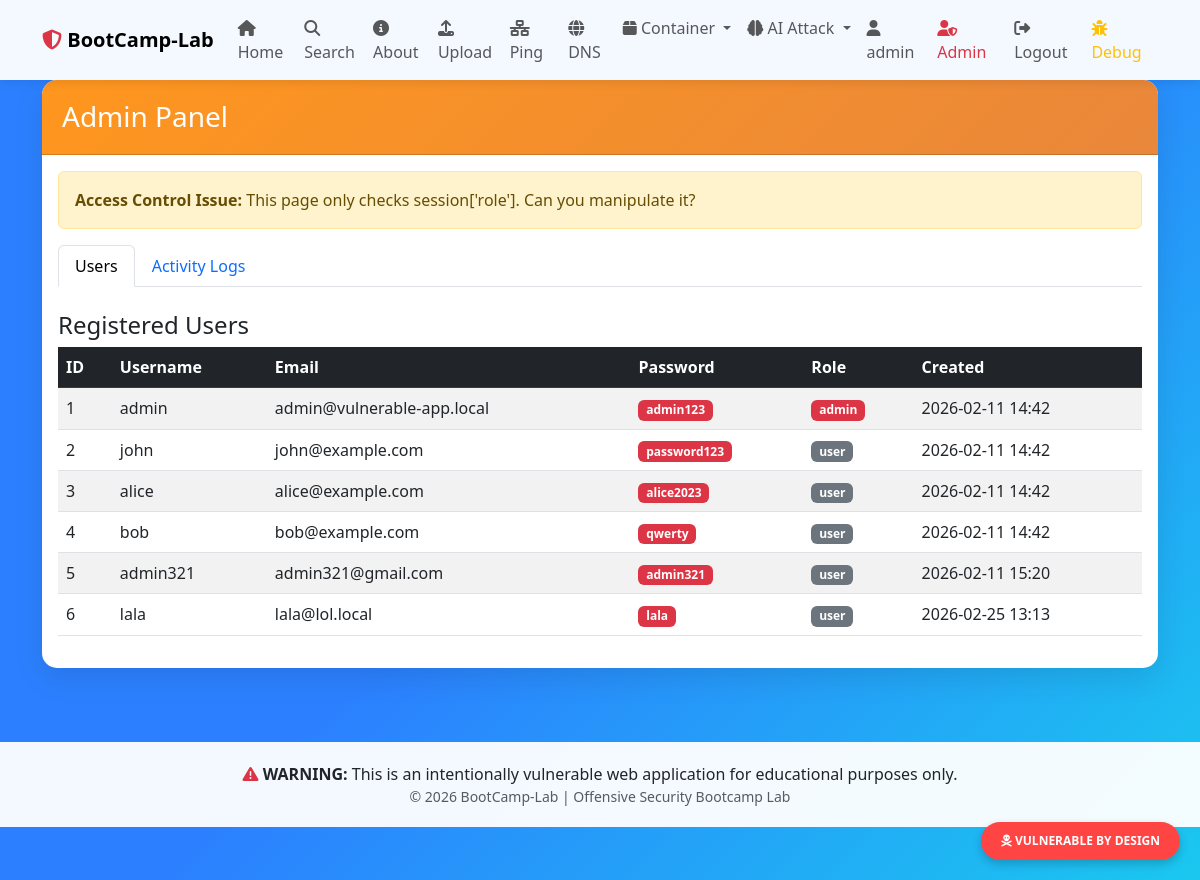
The page /admin (signed in) on the database its author committed.
### app.py (models this page shows, shortened)
class User(db.Model):
    __tablename__ = 'users'
    id = db.Column(db.Integer, primary_key=True)
    username = db.Column(db.String(80), unique=True, nullable=False)
    email = db.Column(db.String(120), unique=True, nullable=False)
    password = db.Column(db.String(255), nullable=False)  # Plain text password (vulnerable!)
    role = db.Column(db.String(20), default='user')
    created_at = db.Column(db.DateTime, default=datetime.utcnow)

### app.py (the view)
@app.route('/admin')
def admin():
    if not is_logged_in():
        flash('Access denied!', 'danger')
        return redirect(url_for('login'))
    if session.get('role') != 'admin':
        flash('Admin access required!', 'danger')
        return redirect(url_for('dashboard'))
    users = User.query.all()
    logs = ActivityLog.query.order_by(ActivityLog.timestamp.desc()).limit(50).all()
    return render_template('admin.html', users=users, logs=logs)

### app.py (called while the page is built)
def is_logged_in():
    return 'user_id' in session

### templates/admin.html (shortened to what this page needs)
{% extends "base.html" %}
{% block content %}
<div class="row">
    <div class="col-12">
        <div class="card mb-4">
            <div class="card-header bg-danger text-white">
                <h3 class="mb-0">Admin Panel</h3>
            </div>
            <div class="card-body">
                <div class="alert alert-warning">
                    <strong>Access Control Issue:</strong> This page only checks session['role']. Can you manipulate it?
                </div>
                <ul class="nav nav-tabs mb-4" id="adminTabs" role="tablist">
                    <li class="nav-item" role="presentation">
                        <button class="nav-link active" id="users-tab" data-bs-toggle="tab" data-bs-target="#users" type="button">
                            Users
                        </button>
                    </li>
                    <li class="nav-item" role="presentation">
                        <button class="nav-link" id="logs-tab" data-bs-toggle="tab" data-bs-target="#logs" type="button">
                            Activity Logs
                        </button>
                    </li>
                </ul>
                <div class="tab-content" id="adminTabContent">
                    <div class="tab-pane fade show active" id="users" role="tabpanel">
                        <h4>Registered Users</h4>
                        <div class="table-responsive">
                            <table class="table table-striped table-hover">
                                <thead class="table-dark">
                                    <tr>
                                        <th>ID</th>
                                        <th>Username</th>
                                        <th>Email</th>
                                        <th>Password</th>
                                        <th>Role</th>
                                        <th>Created</th>
                                    </tr>
                                </thead>
                                <tbody>
                                    {% for user in users %}
                                    <tr>
                                        <td>{{ user.id }}</td>
                                        <td>{{ user.username }}</td>
                                        <td>{{ user.email }}</td>
                                        <td><span class="badge bg-danger">{{ user.password }}</span></td>
                                        <td>
                                            {% if user.role == 'admin' %}
                                            <span class="badge bg-danger">{{ user.role }}</span>
                                            {% else %}
                                            <span class="badge bg-secondary">{{ user.role }}</span>
                                            {% endif %}
                                        </td>
                                        <td>{{ user.created_at.strftime('%Y-%m-%d %H:%M') }}</td>
                                    </tr>
                                    {% endfor %}
                                </tbody>
                            </table>
                        </div>
                    </div>
                </div>
            </div>
        </div>
    </div>
</div>
{% endblock %}

### templates/base.html (style rules this page uses)
body { min-height: 100vh; background: linear-gradient(135deg, #2c80ff 50%, #1ac8ef 100%); }
.card { border: none; border-radius: 15px; box-shadow: 0 10px 30px rgba(0,0,0,0.1); }
.card-header { background: linear-gradient(135deg, #ff961e 0%, #e9873b 100%); color: white; border-radius: 15px 15px 0 0 !important; padding: 20px; }

### rows shown on the page
User: id "1", username "admin", email "admin@vulnerable-app.local", password "admin123", role "admin", created_at "2026-02-11 14:42"
User: id "2", username "john", email "john@example.com", password "password123", role "user", created_at "2026-02-11 14:42"
User: id "3", username "alice", email "alice@example.com", password "alice2023", role "user", created_at "2026-02-11 14:42"
User: id "4", username "bob", email "bob@example.com", password "qwerty", role "user", created_at "2026-02-11 14:42"
User: id "5", username "admin321", email "admin321@gmail.com", password "admin321", role "user", created_at "2026-02-11 15:20"
User: id "6", username "lala", email "lala@lol.local", password "lala", role "user", created_at "2026-02-25 13:13"

### other values the page prints
{{ session.get('username') }} "admin"
